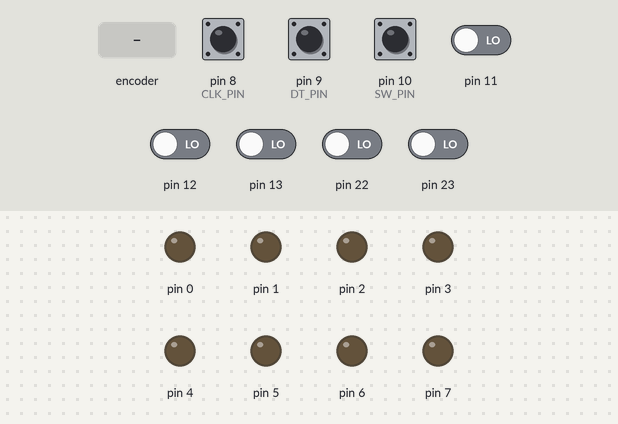
A sketch run on a simulated Arduino Uno, built with avr-gcc and run on an emulated ATmega328P. On the bench: output pins drawn as LEDs (lit = HIGH). The inputs (shaded band) are chosen by the test bench; at power-on: pin 8 (CLK_PIN), pin 9 (DT_PIN), pin 10 (SW_PIN) HIGH, pin 11–13, pin 22, pin 23 LOW.

Above: at 1.2 s.
1.3 s: rotary encoder on pin 8 (CLK_PIN) / pin 9 (DT_PIN) turned 2 steps (second pin leading)
At 2.8 s:
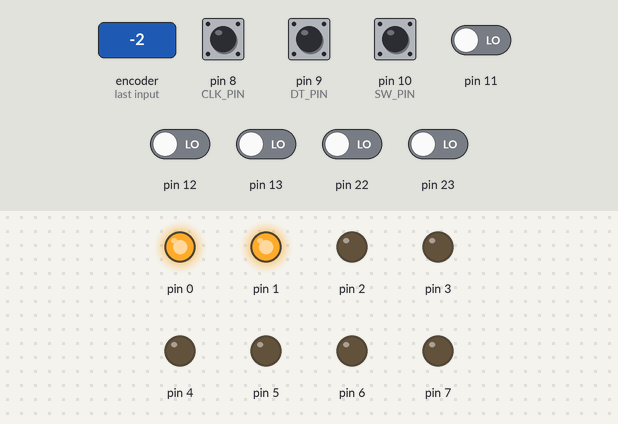
3.2 s: pin 10 (SW_PIN) pulled LOW for 0.15 s
At 3.9 s:
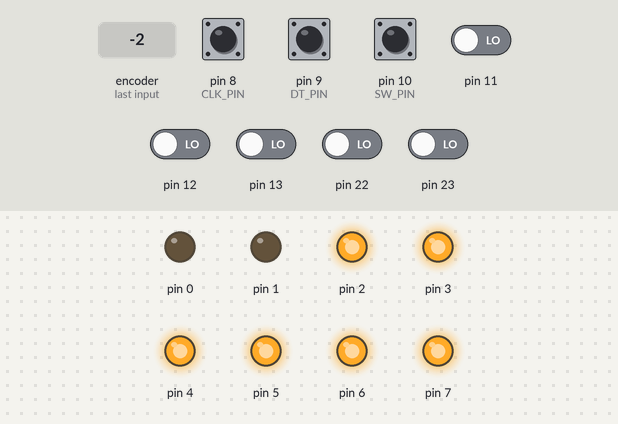
4.8 s: pin 10 (SW_PIN) pulled LOW for 1 s
At 6.3 s:
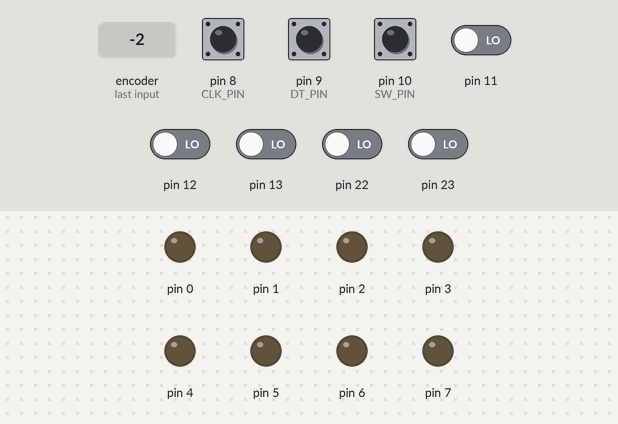
7.3 s: pin 10 (SW_PIN) pulled LOW for 0.15 s
At 8.3 s:
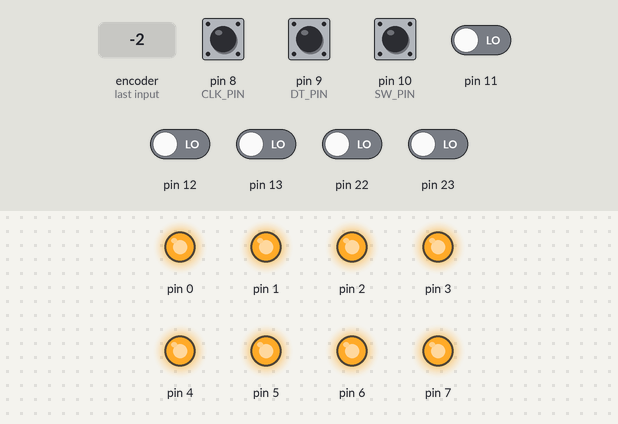
Timing chart, 0 to 9.9 s (numbered marks = the images above; inputs shaded):
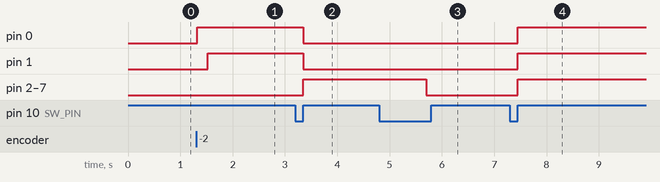

Measured:
- after the input at 1.3 s, pin 0: LOW → HIGH at once; pin 1: LOW → HIGH after 0.23 s
- after the input at 3.2 s, pin 0, pin 1: HIGH → LOW after 0.15 s; pin 2–7: LOW → HIGH after 0.15 s
- after the input at 4.8 s, pin 2–7: HIGH → LOW after 0.90 s
- after the input at 7.3 s, pin 0–7: LOW → HIGH after 0.15 s

The sketch:

LED+Encoder.ino
```cpp
#define CLK_PIN PB0
#define DT_PIN PB1
#define SW_PIN PB2
#define LED_COUNT 8
#define DEBOUNCE_TIME 10

char ledCounter = 0;
bool lastClkState = 0;
long lastClkChangeTime = 0;
long lastButtonPressTime = 0;
bool lastButtonState = true;

void setup() {
    DDRB &= ~((1 << DT_PIN) | (1 << CLK_PIN) | (1 << SW_PIN)); // Entradas com pull-up
    PORTB |= (1 << DT_PIN) | (1 << CLK_PIN) | (1 << SW_PIN);
    lastClkState = PINB & (1 << CLK_PIN);

    DDRD = 255; // Saídas para LEDs
    PORTD = 0;
}

void loop() {
    bool currentClkState = PINB & (1 << CLK_PIN);
    bool currentDtState = PINB & (1 << DT_PIN);
    bool currentButtonState = PINB & (1 << SW_PIN);

    processEncoderRotate(currentClkState, currentDtState);
    processEncoderButtonPress(currentButtonState);
}

void processEncoderRotate(bool currentClkState, bool currentDtState) {
    if (currentClkState != lastClkState && (millis() - lastClkChangeTime) > DEBOUNCE_TIME) {
        lastClkChangeTime = millis();

        if (currentClkState == 0) {
            if (currentDtState != 0) { // Anti-horário
                if (ledCounter > 0) {
                    PORTD &= ~(1 << (ledCounter - 1));
                    ledCounter--;
                }
            } else { // Horário
                if (ledCounter < LED_COUNT) {
                    PORTD |= (1 << ledCounter);
                    ledCounter++;
                }
            }
        }
        lastClkState = currentClkState;
    }
}

void processEncoderButtonPress(bool currentButtonState) {
    if (currentButtonState != lastButtonState && (millis() - lastClkChangeTime) > DEBOUNCE_TIME) {
        lastClkChangeTime = millis();

        if (!currentButtonState) lastButtonPressTime = millis();

        if (currentButtonState && (millis() - lastButtonPressTime) < 900) {
            PORTD ^= 255; // Inverte LEDs
        }

        lastButtonState = currentButtonState;
    }

    if (!currentButtonState && (millis() - lastButtonPressTime) > 900) {
        PORTD = 0;
        ledCounter = 0;
        while (!currentButtonState) currentButtonState = PINB & (1 << SW_PIN); // Aguarda liberação
    }
}

// github.com/tiagodefendi
```
